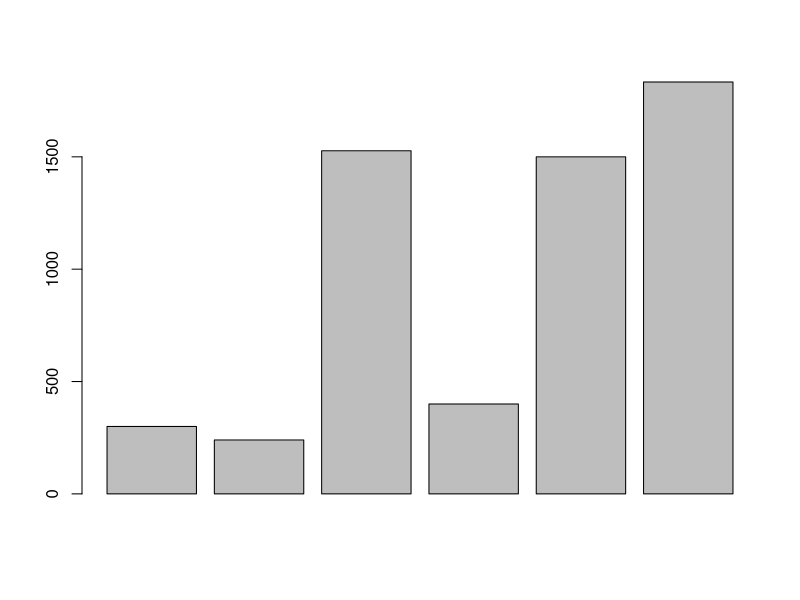

This figure's R source:
#Gastos totales
300 + 240 + 1527 + 400 + 1500 + 1833

celular <- 300
transporte <- 240 
comestibles <- 1527
gimnasio <- 400
alquiler <- 1500
otros <- 1833

total <- celular + transporte + comestibles + gimnasio + alquiler + otros

total * 5

total + 10

gastos <- c(celular, transporte, comestibles, gimnasio, alquiler, otros)

barplot(gastos)

sort(gastos)